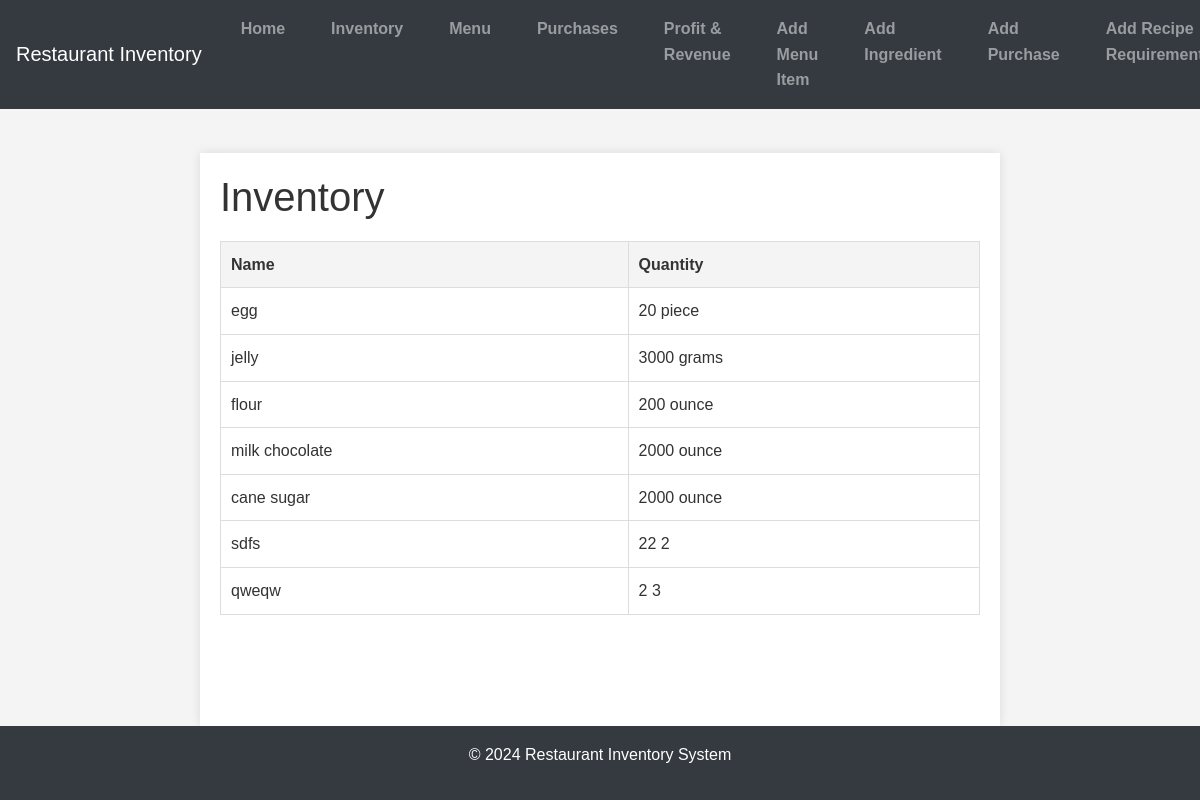
Screenshot of /inventory/ with the database file from the repository.
### inventory/models.py (models this page shows, shortened)
class Ingredient(models.Model):
    name = models.CharField(max_length=100, null=False, blank=False)
    quantity = models.IntegerField(blank=False, null=False)
    unit_price = models.DecimalField(decimal_places=2, max_digits=10, blank=False, null=False)
    unit = models.CharField(max_length=100, null=False, blank=False)

### inventory/views.py (the view)
# urls.py: path('inventory/', IngredientListView.as_view(), name='index'),
class IngredientListView(ListView):
    model = Ingredient
    template_name = 'inventory/index.html'
    context_object_name = 'ingredients'

### inventory/templates/inventory/index.html (shortened to what this page needs)
{% extends 'inventory/base.html' %}
{% block content %}
<h1>Inventory</h1>
<table>
    <thead>
        <tr>
            <th>Name</th>
            <th>Quantity</th>
        </tr>
    </thead>
    <tbody>
        {% for ingredient in ingredients %}
        <tr>
            <td>{{ ingredient.name }}</td>
            <td>{{ ingredient.quantity }} {{ ingredient.unit }}</td>
        </tr>
        {% endfor %}
    </tbody>
</table>
{% endblock %}

### static/css/styles.css (style rules this page uses)
* { margin: 0; padding: 0; box-sizing: border-box; }
html, body { height: 100%; font-family: Arial, sans-serif; line-height: 1.6; background-color: #f4f4f4; color: #333; }
body { display: flex; flex-direction: column; min-height: 100vh; }
h1, h2, h3 { margin-bottom: 20px; color: #333; }
table { width: 100%; border-collapse: collapse; margin-bottom: 20px; }
table, th, td { border: 1px solid #ddd; }
th, td { padding: 10px; text-align: left; }
th { background-color: #f4f4f4; }

### rows the page displays
Ingredient: name "egg", quantity "20", unit "piece"
Ingredient: name "jelly", quantity "3000", unit "grams"
Ingredient: name "flour", quantity "200", unit "ounce"
Ingredient: name "milk chocolate", quantity "2000", unit "ounce"
Ingredient: name "cane sugar", quantity "2000", unit "ounce"
Ingredient: name "sdfs", quantity "22", unit "2"
Ingredient: name "qweqw", quantity "2", unit "3"
